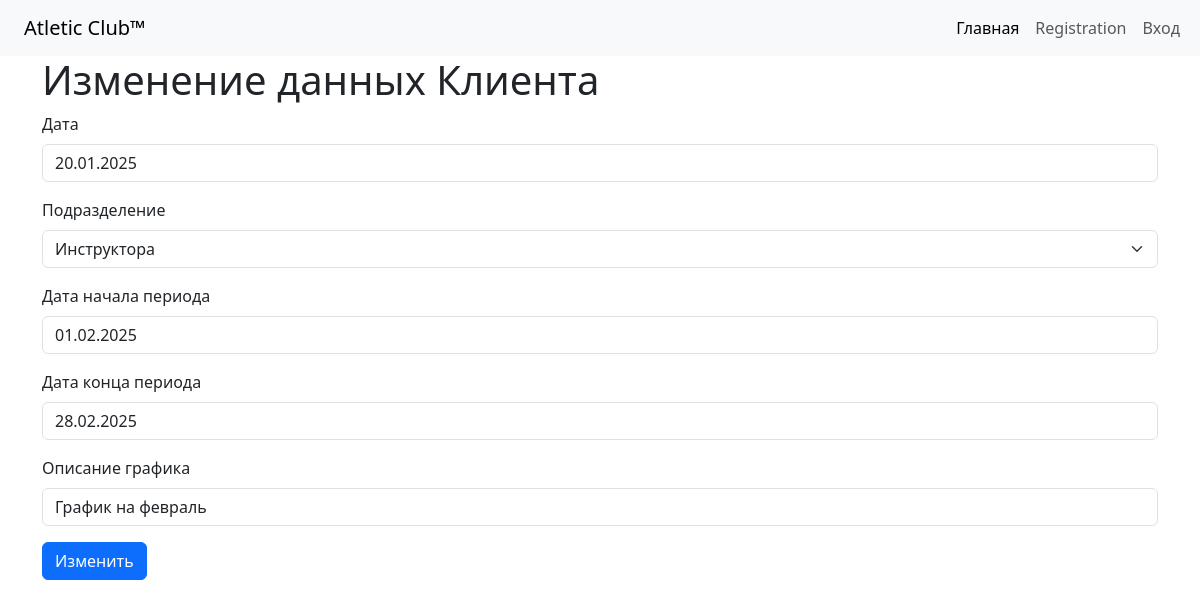
/charts/1/update, run on the app's committed database.
### diplom/charts/models.py (models this page shows, shortened)
class Charts(models.Model):
    date = models.DateField(verbose_name="Дата")
    subdivision = models.ForeignKey(m.Subdivision, on_delete=models.DO_NOTHING, verbose_name='Подразделение')
    date_since = models.DateField(verbose_name='Дата начала периода')
    date_to = models.DateField(verbose_name='Дата конца периода')
    charts_data = models.CharField(max_length=250, verbose_name='Описание графика')

### diplom/charts/views.py (the view)
# urls.py: path('<int:pk>/update', views.ChartUpdateView.as_view(), name='chart_update'),
class ChartUpdateView(UpdateView):
    model = models.Charts
    form_class = CreateChartForm
    template_name = 'charts/chart_update.html'
    success_url = reverse_lazy('chart_list')

### diplom/charts/forms.py
class CreateChartForm(forms.ModelForm):
    class Meta:
        model = Charts
        fields = '__all__'

### diplom/manager/models.py (called while the page is built)
    def __str__(self):
        return self.name

### diplom/templates/charts/chart_update.html (shortened to what this page needs)
{% extends 'base.html' %}
{% load django_bootstrap5 %}
{% block content %}
<form method="post" class="container">
    <h1>Изменение данных Клиента</h1>
    {% bootstrap_form form %}
    <button class="btn btn-primary" type="submit">Изменить</button>
</form>
{% endblock %}

### data on the page
Charts: date "20.01.2025", subdivision "Инструктора", date_since "01.02.2025", date_to "28.02.2025", charts_data "График на февраль"
